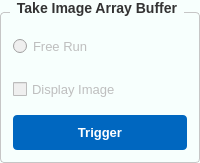
              <widget class="QGroupBox" name="groupBox_TriggerSourceOff">
               <property name="enabled">
                <bool>false</bool>
               </property>
               <property name="font">
                <font>
                 <family>Segoe UI</family>
                 <pointsize>-1</pointsize>
                 <weight>75</weight>
                 <bold>true</bold>
                </font>
               </property>
               <property name="styleSheet">
                <string notr="true">/* Khung chính của GroupBox */
QGroupBox {
    background-color: #F7FFFD; /* Màu nền theo yêu cầu của bạn */
    border: 1px solid #c6c6c6; /* Viền xám mảnh để định hình khối */
    border-radius: 4px;        /* Bo tròn góc 4px đồng bộ với QPushButton */
    margin-top: 12px;          /* Tạo khoảng cách phía trên để nhường chỗ cho chữ tiêu đề */
    font-size: 14px;           /* Kích thước chữ tiêu đề */
    font-weight: bold;         /* Làm đậm chữ tiêu đề */
    color: #333333;            /* Màu chữ tiêu đề */
}

/* Tùy chỉnh vị trí của chữ tiêu đề GroupBox */
QGroupBox::title {
    subcontrol-origin: margin;
    subcontrol-position: top left; /* Đặt tiêu đề ở góc trên bên trái */
    left: 10px;                    /* Đẩy chữ dịch vào trong một chút cho đẹp */
    padding: 0px 5px;              /* Khoảng cách đệm xung quanh chữ */
}
</string>
               </property>
               <property name="title">
                <string>Take Image Array Buffer</string>
               </property>
               <layout class="QVBoxLayout" name="verticalLayout_5">
                <property name="spacing">
                 <number>8</number>
                </property>
                <property name="leftMargin">
                 <number>12</number>
                </property>
                <property name="topMargin">
                 <number>16</number>
                </property>
                <property name="rightMargin">
                 <number>12</number>
                </property>
                <property name="bottomMargin">
                 <number>12</number>
                </property>
                <item>
                 <widget class="QRadioButton" name="radioButton_free_run">
                  <property name="minimumSize">
                   <size>
                    <width>0</width>
                    <height>35</height>
                   </size>
                  </property>
                  <property name="font">
                   <font>
                    <family>Segoe UI</family>
                    <pointsize>10</pointsize>
                   </font>
                  </property>
                  <property name="text">
                   <string>Free Run</string>
                  </property>
                 </widget>
                </item>
                <item>
                 <widget class="QCheckBox" name="checkBox_display_img">
                  <property name="minimumSize">
                   <size>
                    <width>0</width>
                    <height>35</height>
                   </size>
                  </property>
                  <property name="font">
                   <font>
                    <family>Segoe UI</family>
                    <pointsize>10</pointsize>
                   </font>
                  </property>
                  <property name="text">
                   <string>Display Image</string>
                  </property>
                 </widget>
                </item>
                <item>
                 <widget class="QPushButton" name="pushButton_trigger_get_img_buffer">
                  <property name="minimumSize">
                   <size>
                    <width>0</width>
                    <height>35</height>
                   </size>
                  </property>
                  <property name="font">
                   <font>
                    <family>Segoe UI</family>
                    <pointsize>10</pointsize>
                    <weight>75</weight>
                    <bold>true</bold>
                   </font>
                  </property>
                  <property name="styleSheet">
                   <string notr="true">QPushButton { background-color:#0067c0; color:white; border:none; border-radius:4px; font-weight:600; }QPushButton:hover { background-color:#005ba1; }</string>
                  </property>
                  <property name="text">
                   <string>Trigger</string>
                  </property>
                 </widget>
                </item>
               </layout>
              </widget>
